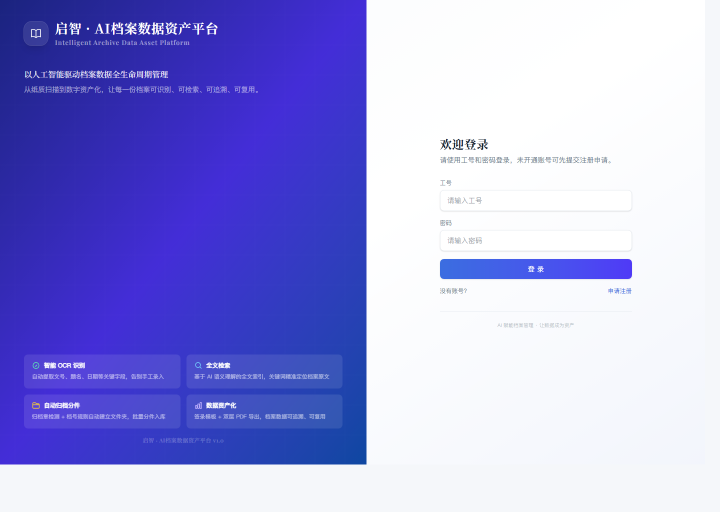
#> input picture run-logs/20260414-163926/login-page-delayed.png, 1440 x 1024 px (shown at 1/2 size)
$ python -i image_preprocess.py   (imports and definitions only)
#> lines starting #> are read from the running program, lines starting #| are printed output that depends on the picture; after the words box and inside, x2 and y2 are one past the last pixel; in counts of white or black regions, pixels touching at a corner belong together
"""Image preprocessing helpers used by the hierarchical OCR workflow."""

from __future__ import annotations

import shutil
import tempfile
from pathlib import Path
from typing import Literal

from PIL import Image, ImageEnhance, ImageFilter, ImageOps

try:
    import cv2
except ImportError:  # pragma: no cover - optional dependency
    cv2 = None

try:
    import numpy as np
except ImportError:  # pragma: no cover - optional dependency
    np = None


ProcessingStrategy = Literal[
    "none",
    "opencv_document",
    "enhance_contrast",
    "crop_and_zoom",
    "deskew",
    "denoise",
    "sharpen",
]

MAX_PREPROCESS_DIM = 2500
_LANCZOS = getattr(getattr(Image, "Resampling", Image), "LANCZOS")


# [72 lines left out: functions _temp_image_path, _load_image_for_preprocess, _save_image_for_preprocess, _resize_if_needed, _deskew_with_cv, not called in this run]


def _estimate_skew_angle(grayscale) -> float:
    if cv2 is None or np is None:
        return 0.0

    blurred = cv2.GaussianBlur(grayscale, (3, 3), 0)
    _, threshold = cv2.threshold(blurred, 0, 255, cv2.THRESH_BINARY_INV + cv2.THRESH_OTSU)
    coordinates = np.column_stack(np.where(threshold > 0))
    if len(coordinates) < 10:
        return 0.0

    angle = cv2.minAreaRect(coordinates)[-1]
    if angle < -45:
        angle = -(90 + angle)
    else:
        angle = -angle
    return float(angle)


def _rotate_grayscale_with_cv(grayscale, angle: float):
    if cv2 is None or np is None or abs(angle) < 0.3:
        return grayscale

    height, width = grayscale.shape[:2]
    center = (width / 2.0, height / 2.0)
    matrix = cv2.getRotationMatrix2D(center, angle, 1.0)
    cos = abs(matrix[0, 0])
    sin = abs(matrix[0, 1])
    bound_w = int((height * sin) + (width * cos))
    bound_h = int((height * cos) + (width * sin))

    matrix[0, 2] += (bound_w / 2.0) - center[0]
    matrix[1, 2] += (bound_h / 2.0) - center[1]
    return cv2.warpAffine(
        grayscale,
        matrix,
        (bound_w, bound_h),
        flags=cv2.INTER_CUBIC,
        borderMode=cv2.BORDER_CONSTANT,
        borderValue=255,
    )


def _opencv_document_preprocess(image: Image.Image) -> Image.Image:
    if cv2 is None or np is None:
        image = ImageEnhance.Contrast(image).enhance(1.65)
        image = image.filter(ImageFilter.MedianFilter(size=3))
        return _deskew_with_cv(image)

    grayscale = np.array(image.convert("L"))
    clahe = cv2.createCLAHE(clipLimit=2.4, tileGridSize=(8, 8))
    contrast_enhanced = clahe.apply(grayscale)
    denoised = cv2.medianBlur(contrast_enhanced, 3)
    angle = _estimate_skew_angle(denoised)
    corrected = _rotate_grayscale_with_cv(denoised, angle)
    return Image.fromarray(corrected).convert("RGB")


# [55 lines left out: functions preprocess_image, cleanup_preprocessed_image, clone_to_temp_image, not called in this run]

>>> from PIL import Image
>>> picture = Image.open('../../run-logs/20260414-163926/login-page-delayed.png')
#> picture is the input picture: PIL image 1440x1024 RGB; mean R, G, B 159.5, 158.4, 224.8
>>> result = _opencv_document_preprocess(picture)
#> in _opencv_document_preprocess, `grayscale = np.array(image.convert("L"))`:
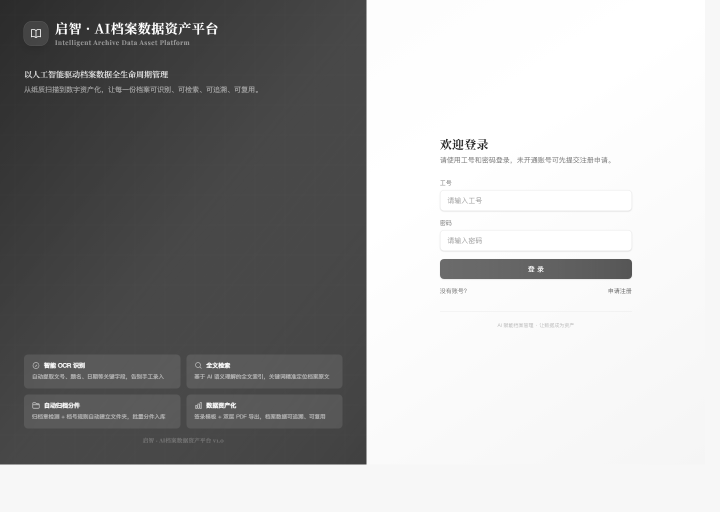
#> grayscale: shape (1024, 1440) (shown at 1/2 size); min 34, max 255, mean 166.3
#> in _estimate_skew_angle, `_, threshold = cv2.threshold(blurred, 0, 255, cv2.THRESH_BINARY_INV + ..`:
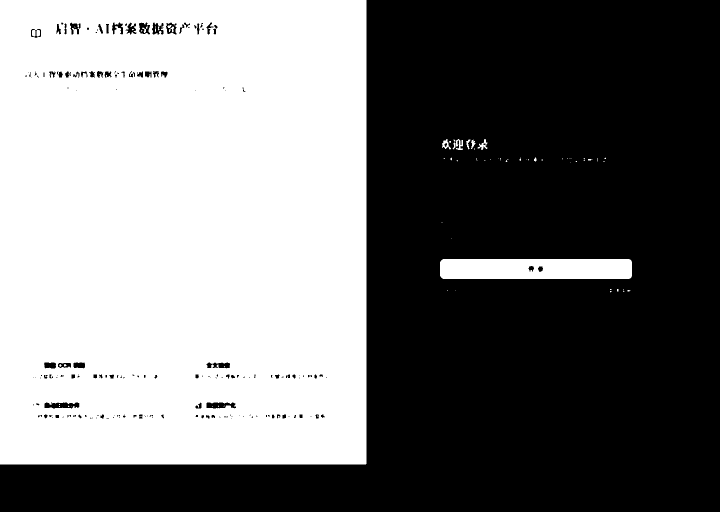
#> threshold: shape (1024, 1440) (shown at 1/2 size); 46.7% white; 71 white regions (58 under 20 px), largest, box (x1, y1, x2, y2) and area: (0, 0, 733, 929) 672650, (880, 518, 1264, 558) 15136, (912, 278, 926, 300) 184
#> in _estimate_skew_angle, `coordinates = np.column_stack(np.where(threshold > 0))`: coordinates = 689021 pairs, first value 0 to 928, second value 0 to 1263
#> in _estimate_skew_angle, `angle = cv2.minAreaRect(coordinates)[-1]`: angle = -90
#> in _estimate_skew_angle, `angle = -(90 + angle)`: angle = 0
